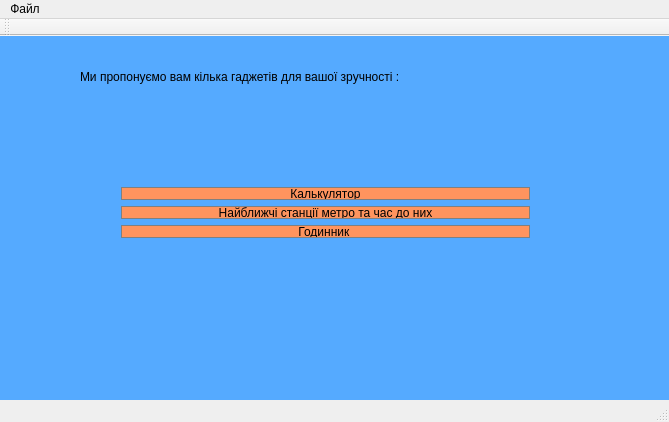
<?xml version="1.0" encoding="UTF-8"?>
<ui version="4.0">
 <class>MainWindow</class>
 <widget class="QMainWindow" name="MainWindow">
  <property name="geometry">
   <rect>
    <x>0</x>
    <y>0</y>
    <width>669</width>
    <height>422</height>
   </rect>
  </property>
  <property name="windowTitle">
   <string>Збірник математичних задач С++</string>
  </property>
  <property name="autoFillBackground">
   <bool>false</bool>
  </property>
  <property name="styleSheet">
   <string notr="true"/>
  </property>
  <widget class="QWidget" name="centralWidget">
   <property name="styleSheet">
    <string notr="true">background-color:rgb(85, 170, 255)</string>
   </property>
   <widget class="QLabel" name="label">
    <property name="geometry">
     <rect>
      <x>80</x>
      <y>20</y>
      <width>511</width>
      <height>42</height>
     </rect>
    </property>
    <property name="styleSheet">
     <string notr="true">font: 75 14pt &quot;Tahoma&quot;;</string>
    </property>
    <property name="text">
     <string>Ми пропонуємо вам кілька гаджетів для вашої зручності :</string>
    </property>
   </widget>
   <widget class="QWidget" name="">
    <property name="geometry">
     <rect>
      <x>110</x>
      <y>140</y>
      <width>431</width>
      <height>73</height>
     </rect>
    </property>
    <layout class="QGridLayout" name="gridLayout">
     <item row="0" column="0">
      <layout class="QHBoxLayout" name="horizontalLayout">
       <item>
        <widget class="QPushButton" name="pushButton_5">
         <property name="styleSheet">
          <string notr="true">QPushButton {
  background-color:rgb(255, 148, 94);
  color: dark; 
  border: 1px solid gray;
  font: 75 10pt &quot;Yu Gothic&quot;;
}

</string>
         </property>
         <property name="text">
          <string>Калькулятор</string>
         </property>
        </widget>
       </item>
      </layout>
     </item>
     <item row="1" column="0">
      <widget class="QPushButton" name="pushButton_3">
       <property name="styleSheet">
        <string notr="true">QPushButton {
  background-color:rgb(255, 148, 94);
  color: dark; 
  border: 1px solid gray;
  font: 75 10pt &quot;Yu Gothic&quot;;
}

</string>
       </property>
       <property name="text">
        <string>Найближчі станції метро та час до них</string>
       </property>
      </widget>
     </item>
     <item row="2" column="0">
      <widget class="QPushButton" name="pushButton_2">
       <property name="styleSheet">
        <string notr="true">QPushButton {
  background-color:rgb(255, 148, 94);
  color: dark; 
  border: 1px solid gray;
  font: 75 10pt &quot;Yu Gothic&quot;;
}

</string>
       </property>
       <property name="text">
        <string>Годинник </string>
       </property>
      </widget>
     </item>
    </layout>
   </widget>
  </widget>
  <widget class="QMenuBar" name="menuBar">
   <property name="geometry">
    <rect>
     <x>0</x>
     <y>0</y>
     <width>669</width>
     <height>21</height>
    </rect>
   </property>
   <widget class="QMenu" name="menu">
    <property name="title">
     <string>Файл</string>
    </property>
    <addaction name="action"/>
    <addaction name="separator"/>
    <addaction name="action_2"/>
   </widget>
   <addaction name="menu"/>
  </widget>
  <widget class="QToolBar" name="mainToolBar">
   <attribute name="toolBarArea">
    <enum>TopToolBarArea</enum>
   </attribute>
   <attribute name="toolBarBreak">
    <bool>false</bool>
   </attribute>
  </widget>
  <widget class="QStatusBar" name="statusBar"/>
  <action name="action">
   <property name="text">
    <string>Про програму</string>
   </property>
  </action>
  <action name="action_2">
   <property name="text">
    <string>Вихід</string>
   </property>
  </action>
 </widget>
 <layoutdefault spacing="6" margin="11"/>
 <resources/>
 <connections/>
</ui>
